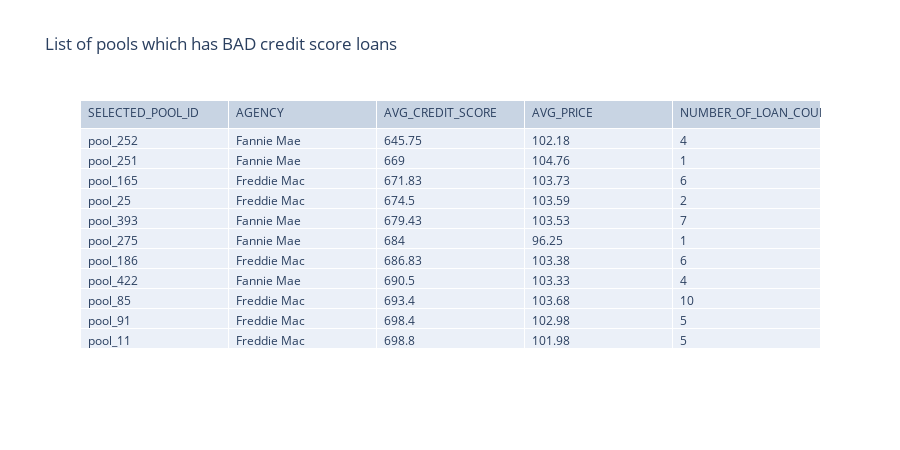

Notebook source saved alongside this figure:
### Code cell
#######################  DASHBOARD 1: Number of average credit score for per pool #######################
fig1 = plt.figure()
ax1 = fig1.add_axes([0,0,1,1])
avg_FICO = ['< 600', '600 < 650', '650 < 700', '700 < 750', '750 < 800']
values = list(df1[0])
for i, v in enumerate(values):
    if values[i] == 0:
        ax1.text(i-.10, 
              2, 
              values[i], 
              fontsize=15, 
              color='red')
    else:
        ax1.text(i-.10, 
              v/values[i] + values[i], 
              values[i], 
              fontsize=15, 
              color='red')
ax1.bar(avg_FICO,values)
plt.xlabel('Average credit score', fontsize=18)
plt.ylabel('Number of pools', fontsize=16)
plt.title('Average credit score (FICO) for each pool')
plt.show()


#######################  Showing all list of pools which has bad score loans (less than 700) #######################  

import plotly.graph_objects as go
from plotly.subplots import make_subplots

conn = p1.connect(r'Driver={SQL Server}; Server=DESKTOP-R6USKL7\MSSQL_DNST; Database=MortgageData; Trusted_Connection=yes;')
cursor1 = conn.cursor()
sqlQuery2 =  """\
        WITH CTE_DATA2 AS (
        SELECT 
            B1.*,
            P1.Agency,
            AVG(L1.FICO) OVER (PARTITION BY B1.SELECTED_POOL_ID) AVG_CREDIT_SCORE,
            AVG(B1.PRICE) OVER (PARTITION BY B1.SELECTED_POOL_ID) AVG_PRICE,
            ROW_NUMBER () OVER (PARTITION BY B1.SELECTED_POOL_ID ORDER BY B1.LOANID) ROWNUMBER,
            COUNT (B1.LOANID) OVER (PARTITION BY B1.SELECTED_POOL_ID ) NUMBER_OF_LOAN_COUNT
        FROM BaseLine AS B1 
            LEFT JOIN LoanData AS L1 
                ON B1.LoanID = L1.LoanID
            LEFT JOIN PoolOptionData AS P1
                ON B1.Selected_Pool_ID = P1.Pool_Option_j
    )
    SELECT 
        SELECTED_POOL_ID, 
        AGENCY, 
        ROUND(AVG_CREDIT_SCORE,2)AVG_CREDIT_SCORE, 
        ROUND(AVG_PRICE,2) AVG_PRICE, 
        NUMBER_OF_LOAN_COUNT
    FROM CTE_DATA2
    WHERE ROWNUMBER = 1
    AND AVG_CREDIT_SCORE <= 700
    ORDER BY 3 ASC
"""

cursor1.execute(sqlQuery2)
df2 = cursor1.fetchall()
cursor1.close()
conn.close()

fig = make_subplots(
    rows=1, cols=1,
    shared_xaxes=True,
    vertical_spacing=0.03,
    specs=[[{"type": "table"}]]
)

columns2 = ['SELECTED_POOL_ID', 'AGENCY', 'AVG_CREDIT_SCORE', 'AVG_PRICE', 'NUMBER_OF_LOAN_COUNT']

fig.add_trace(
    go.Table(
        header=dict(
            values = columns2,
            font = dict(size=12),
            align="left"
        ),
        cells=dict(
            values=[[df2[i][j] for i in range (0,len(df2))] for j in range(0, len(columns2)) ] ,
            align = "left")
    ),
    row=1, col=1
)

fig.update_layout(
    height=450,
    showlegend=False,
    title_text="List of pools which has BAD credit score loans",
)

fig.show()

### Figure 1 — Plotly figure (JSON) as saved in the notebook; plotly's stock layout.template omitted (floating-point values rounded to 4 significant figures)
{"data": [{"cells": {"align": "left", "values": [["pool_252", "pool_251", "pool_165", "pool_25", "pool_393", "pool_275", "pool_186", "pool_422", "pool_85", "pool_91", "pool_11"], ["Fannie Mae", "Fannie Mae", "Freddie Mac", "Freddie Mac", "Fannie Mae", "Fannie Mae", "Freddie Mac", "Fannie Mae", "Freddie Mac", "Freddie Mac", "Freddie Mac"], [645.8, 669, 671.8, 674.5, 679.4, 684, 686.8, 690.5, 693.4, 698.4, 698.8], [102.2, 104.8, 103.7, 103.6, 103.5, 96.25, 103.4, 103.3, 103.7, 103.0, 102.0], [4, 1, 6, 2, 7, 1, 6, 4, 10, 5, 5]]}, "domain": {"x": [0, 1], "y": [0, 1]}, "header": {"align": "left", "font": {"size": 12}, "values": ["SELECTED_POOL_ID", "AGENCY", "AVG_CREDIT_SCORE", "AVG_PRICE", "NUMBER_OF_LOAN_COUNT"]}, "type": "table"}], "layout": {"height": 450, "showlegend": false, "title": {"text": "List of pools which has BAD credit score loans"}}}
